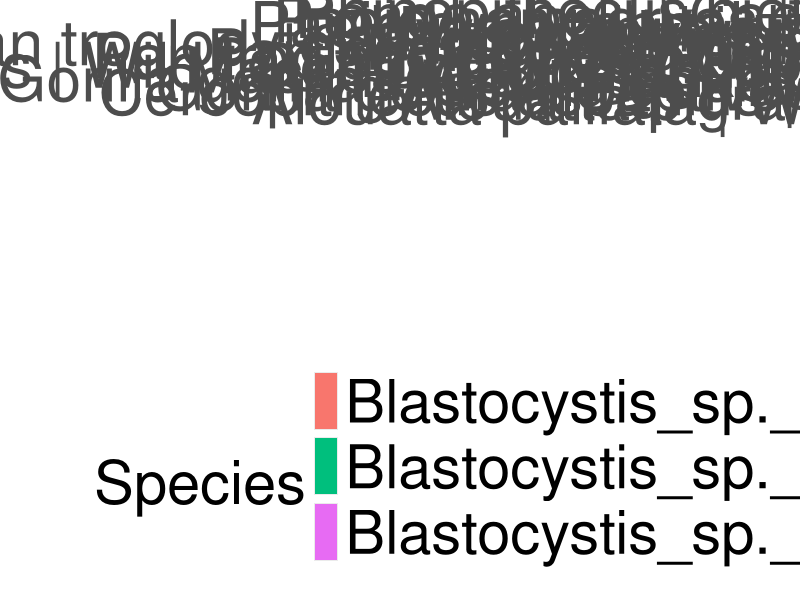
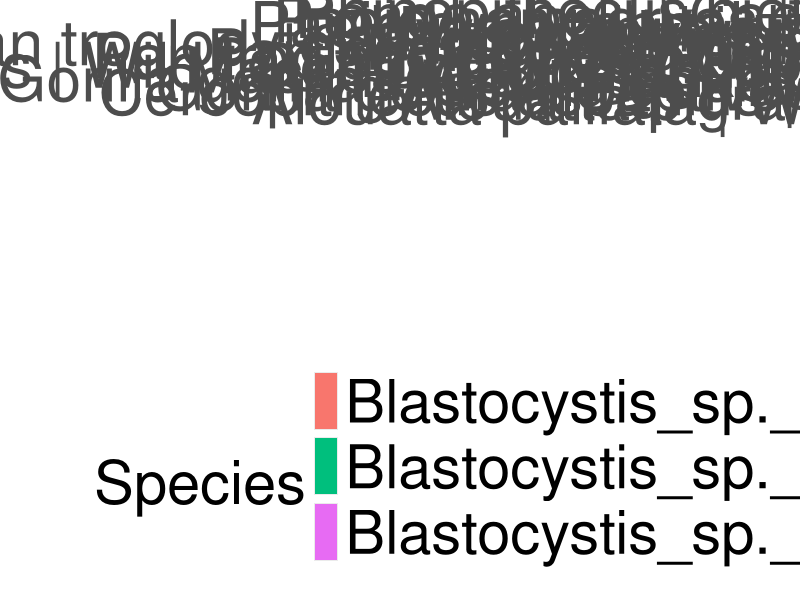

Write R code to recreate these figures, in order.
## ---- chunk 1
library(readr)
library(ComplexHeatmap)
library(dplyr)
library(RColorBrewer)
library(ggplot2)
library(reshape2)
library(tidyverse)
library(gridExtra)
## ---- chunk 2
metadata = read.csv("DATA/merged_NHP_7jun2024_concatenated_final_metadata.tsv", header = T, sep='\t', na.strings=c("","NA"))
presence_absence_sp_table = read_delim("DATA/nhp_13jun2023_euk_presence_absence_species_table_def.tsv", delim = "\t", escape_double = FALSE, trim_ws = TRUE)
taxonomy_sp_table = read_delim("DATA/nhp_13jun2024_euk_taxonomy_species_table.tsv", delim = "\t", escape_double = FALSE, trim_ws = TRUE)
## ---- chunk 3
#Add individual column
presence_absence_sp_table_ind = merge(metadata[,c("sample_name","individual_id")],presence_absence_sp_table,by.x="sample_name",by.y="Sample")
#Drop sample name
presence_absence_sp_table_ind = presence_absence_sp_table_ind[,!(names(presence_absence_sp_table_ind) %in% c("sample_name"))]
#Sum values by individual
appearences_by_ind_sp_table = presence_absence_sp_table_ind %>% group_by(individual_id) %>% summarise(across(everything(), sum), .groups = 'drop') %>% as.data.frame()
#Get presence-absence table
##Make copy to work on
presence_absence_by_ind_sp_table = appearences_by_ind_sp_table
##Update rownames
rownames(presence_absence_by_ind_sp_table)=presence_absence_by_ind_sp_table$individual_id
##Remove individuals column
presence_absence_by_ind_sp_table[,1] <- NULL
##Change all values > 0 to 1
presence_absence_by_ind_sp_table[presence_absence_by_ind_sp_table>0] <- 1
## ---- chunk 4
metadata_interest_4_ind = metadata[,c("individual_id","country","continent","host_specie","host_lifestyle","season","primate_group","primate_NCBI_taxonomy")]
metadata_interest_4_ind$host_lifestyle = metadata_interest_4_ind$host_lifestyle %>% trimws
metadata_ind_interest = metadata_interest_4_ind %>% group_by(individual_id) %>% summarise(across(everything(), unique), .groups = 'drop') %>% as.data.frame()
## ---- chunk 5
genus_interest <- c("Blastocystis")
taxonomy_sp_table_f1 <- taxonomy_sp_table[taxonomy_sp_table$genus %in% genus_interest, ]

# Generate list with TaxIDs of interest
list_taxids <- taxonomy_sp_table_f1$TaxID

# Filter presence_absence_by_ind_sp_table_f1 by these TaxIDs
presence_absence_by_ind_sp_table_f1 <- presence_absence_by_ind_sp_table[, colnames(presence_absence_by_ind_sp_table) %in% list_taxids]
## ---- chunk 6
#Number of unique combinations
unique(paste(metadata_ind_interest$host_specie,metadata_ind_interest$host_lifestyle,metadata_ind_interest$country))
length(unique(paste(metadata_ind_interest$host_specie, metadata_ind_interest$host_lifestyle,metadata_ind_interest$country)))
## ---- chunk 7
#Number of individuals per combination
n_ind_by_comb = sort(table(paste(metadata_ind_interest$host_specie,"|",metadata_ind_interest$host_lifestyle,"|",metadata_ind_interest$country)))
n_ind_by_comb
## ---- chunk 8
#TaxIDs by total individuals
sort(colSums(presence_absence_by_ind_sp_table_f1))
## ---- chunk 9
#Number of genera by individual
print("Summary of Number of genera by individual:")
summary(rowSums(presence_absence_by_ind_sp_table_f1))
#Quick Frecuency by individual
print("Number of Individuals by Genera detected:")
table(rowSums(presence_absence_by_ind_sp_table_f1))
## ---- chunk 10
#Get combs of interest
combs_5_or_more = names(n_ind_by_comb)[n_ind_by_comb>=5]
combs_5_or_more
#Add combs column to metadata
metadata_ind_interest$comb = paste(metadata_ind_interest$host_specie,"|",metadata_ind_interest$host_lifestyle,"|",metadata_ind_interest$country)
#Merge comb column with presence_absence_by_ind_sp_table_f2
presence_absence_by_ind_sp_table_f1_comb = merge(metadata_ind_interest[,c("individual_id","comb")],presence_absence_by_ind_sp_table_f1,by.y = 0, by.x = "individual_id")
#Drop individuals column
presence_absence_by_ind_sp_table_f1_comb = select(presence_absence_by_ind_sp_table_f1_comb, -individual_id)
#Filter low ind combs
presence_absence_by_ind_sp_table_f1_comb_f2 = presence_absence_by_ind_sp_table_f1_comb[presence_absence_by_ind_sp_table_f1_comb$comb %in% combs_5_or_more,]
metadata_ind_interest = metadata_ind_interest[metadata_ind_interest$comb %in% combs_5_or_more,]
## ---- chunk 11
#Mean in presence-absence data is equivalent to prevalence
prevalence_table_ind_sp_f1_comb_f2 = presence_absence_by_ind_sp_table_f1_comb_f2 %>% group_by(comb) %>% summarise(across(where(is.numeric), mean), .groups = 'drop') %>% as.data.frame()
## ---- chunk 12
## Quick exploration of max prevalence values
print("Max prevalence values per taxid")
head(sort(apply(prevalence_table_ind_sp_f1_comb_f2, 2, max)), -1)
## ---- chunk 13
#Change taxids for genus-name(taxid)
final_tax_names=c()
for (taxid in names(prevalence_table_ind_sp_f1_comb_f2)) {
  temp_taxonomy = taxonomy_sp_table[taxonomy_sp_table$TaxID==taxid,]
  temp_tax_name = paste(temp_taxonomy$species,'(',temp_taxonomy$TaxID,')',sep = "")
  final_tax_names = c(final_tax_names, temp_tax_name)
}
names(prevalence_table_ind_sp_f1_comb_f2) <- final_tax_names
colnames(prevalence_table_ind_sp_f1_comb_f2)[1] <- "Intersects"
## ---- chunk 14
#Drop individuals columns
metadata_combs = metadata_ind_interest
metadata_combs$individual <- NULL
#unique values per comb
metadata_combs_uniq = metadata_combs %>% summarise(distinct(., comb, .keep_all = TRUE), .groups = 'drop') %>% arrange(comb) %>% as.data.frame()
#Add number of individuals per comb
#Check that the order matches (all true in this case)
metadata_combs_uniq$n_individuals <- table(paste(metadata_ind_interest$host_specie,"|",metadata_ind_interest$host_lifestyle,"|",metadata_ind_interest$country))
## ---- chunk 15
# Vector with new names columns
names <- c("Species", "Prevalence")

# Use melt() function to convert a dataframe from a wide to long format
prevalence_Blasto <- melt(prevalence_table_ind_sp_f1_comb_f2, id="Intersects")
colnames(prevalence_Blasto)[c(2, 3)] <- names
## ---- chunk 16
prevalence_Blasto_f1 <- prevalence_Blasto %>% filter(Prevalence != 0)

Species = prevalence_Blasto_f1$Species
Conditions = prevalence_Blasto_f1$Intersects
Prevalence = prevalence_Blasto_f1$Prevalence

ggplot(prevalence_Blasto_f1, aes(fill=Species, y=Conditions, x=Prevalence)) +
  geom_bar(position="stack", stat="identity") + 
  geom_text(aes(label = ifelse(Prevalence < 0.03, "", paste0(round(Prevalence*100, 1)))), 
            position = position_stack(vjust = 0.5), colour = "white", size=13) +
  scale_x_continuous(labels = scales::number_format(scale = 100), limits = c(0, 1.6), 
                     breaks = c(0, 0.1, 0.2, 0.3, 0.4, 0.5, 0.6, 0.7, 0.8, 0.9, 1, 1.1, 1.2, 1.3, 1.4, 1.5, 1.6)) +
  labs(x = "Prevalence (%)", y = "Conditions") + 
  theme(axis.text.y = element_text(size = 45),
                      axis.title.y = element_text(size = 50),
                      axis.text.x = element_text(size = 40),
                      axis.title.x = element_text(size = 50, margin = margin(t = 40)),
                      legend.text = element_text(size = 43),
                      legend.title = element_text(size = 43),
                      legend.position = "bottom",
                      legend.margin = margin(t = 50)) +
  guides(fill = guide_legend(nrow = 4, byrow = TRUE))
  
ggsave("Graficas/Stacked_Barchart_Blastocystis.png", height = 45,width = 45)
